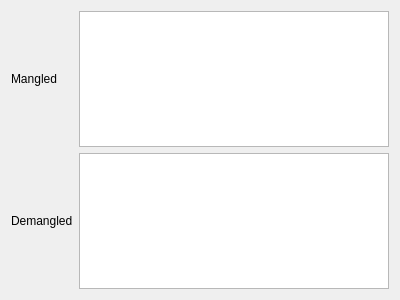
<?xml version="1.0" encoding="UTF-8"?>
<ui version="4.0">
 <class>DemangleWidget</class>
 <widget class="QWidget" name="DemangleWidget">
  <property name="geometry">
   <rect>
    <x>0</x>
    <y>0</y>
    <width>400</width>
    <height>300</height>
   </rect>
  </property>
  <property name="windowTitle">
   <string>Form</string>
  </property>
  <layout class="QGridLayout" name="gridLayout">
   <item row="0" column="0">
    <widget class="QLabel" name="lblMangled">
     <property name="text">
      <string>Mangled</string>
     </property>
    </widget>
   </item>
   <item row="0" column="1">
    <widget class="QPlainTextEdit" name="inpMangled"/>
   </item>
   <item row="1" column="0">
    <widget class="QLabel" name="lblDemangled">
     <property name="text">
      <string>Demangled</string>
     </property>
    </widget>
   </item>
   <item row="1" column="1">
    <widget class="QPlainTextEdit" name="outDemangled">
     <property name="readOnly">
      <bool>true</bool>
     </property>
    </widget>
   </item>
  </layout>
 </widget>
 <resources/>
 <connections/>
</ui>
